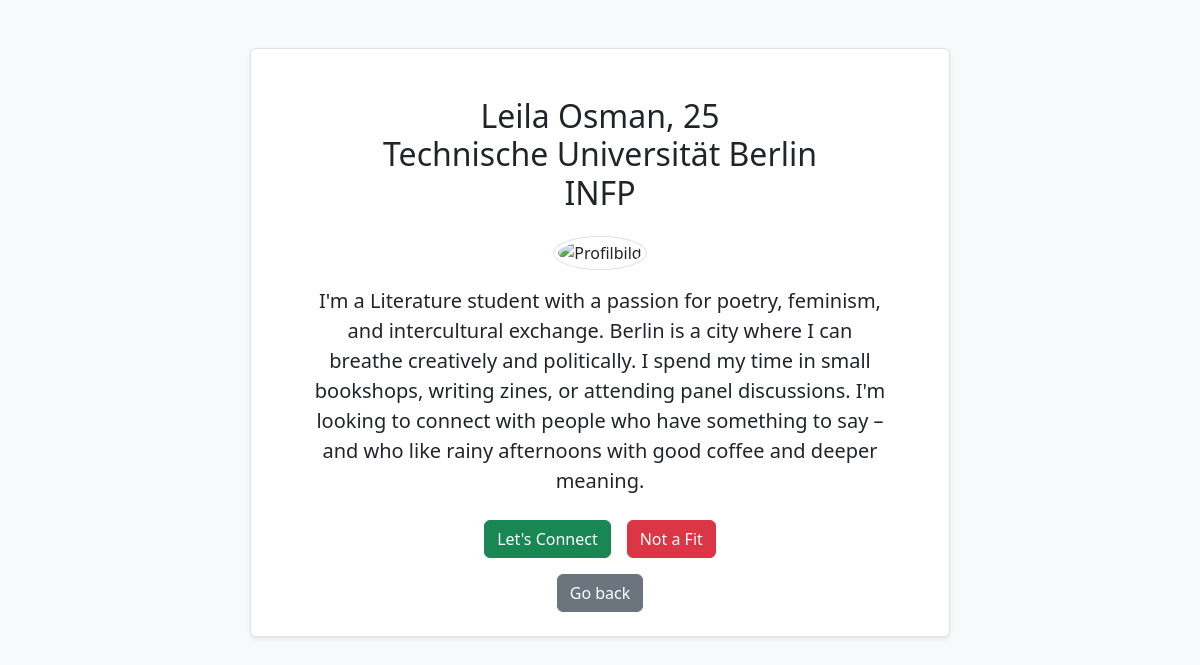
Page /matching on the committed database.
### models.py (models this page shows)
class User(db.Model):
    __tablename__ = 'user'
    user_id = db.Column(db.Integer, primary_key=True)
    uni_id = db.Column(db.Integer, db.ForeignKey('university.uni_id'))
    name = db.Column(db.Text, nullable=False)
    email = db.Column(db.Text, unique=True, nullable=False)
    password = db.Column(db.Text, nullable=False)
    birth_date = db.Column(db.Date, nullable=False)
    created_at = db.Column(db.Date, default=date.today)
    profile_picture = db.Column(db.LargeBinary, nullable=False)
    description = db.Column(db.Text, nullable=False, default="")
    university = db.relationship('University', backref='students', lazy=True)
    personality_result = db.relationship('PersonalityResult', uselist=False, backref='user')

class University(db.Model):
    __tablename__ = 'university'
    uni_id = db.Column(db.Integer, primary_key=True)
    name = db.Column(db.Text, nullable=False)
    short_name = db.Column(db.Text)
    location = db.Column(db.Text)

class PersonalityResult(db.Model):
    __tablename__ = 'personality_result'
    result_id = db.Column(db.Integer, primary_key=True)
    user_id = db.Column(db.Integer, db.ForeignKey('user.user_id'), unique=True)
    vec_ei = db.Column(db.Float)
    vec_sn = db.Column(db.Float)
    vec_tf = db.Column(db.Float)
    vec_jp = db.Column(db.Float)
    mbti_type = db.Column(db.Text)
    completed_at = db.Column(db.Date)

### routes/route_matching.py (the view, shortened to what this page needs)
@main_bp.route('/matching', methods=['GET', 'POST'])
def matching():
     curr_user_id = session.get('user_id')
     user= match_dao.get_random_user(curr_user_id)
     age = calculate_age(user.birth_date)
     personality_sore = personality_dao.get_type_by_uid(user.user_id)
     form=CreateMatchingForm()
     return render_template('matching.html', user=user,age=age,personality_sore=personality_sore,form=form)

### forms/form_matching.py
class CreateMatchingForm(FlaskForm):
    yes = SubmitField("Let's Connect")
    no = SubmitField('Not a Fit')
    back = SubmitField('Go back')

### dao/match_dao.py (called while the page is built)
    @classmethod
    def get_random_user(cls, current_user_id):
        return User.query.filter(User.user_id != current_user_id).order_by(func.random()).first()

### dao/personality_dao.py (called while the page is built)
    @classmethod
    def get_by_uid(cls, user_id: int) -> PersonalityResult:
        return PersonalityResult.query.filter_by(user_id=user_id).first()

    @classmethod
    def get_type_by_uid(cls, user_id: int) -> str | None:
        result = cls.get_by_uid(user_id)
        return result.mbti_type if result else None

### services/user_service.py (called while the page is built)
def calculate_age(birth_date):
    today = date.today()
    return today.year - birth_date.year - ((today.month, today.day) < (birth_date.month, birth_date.day))

### templates/matching.html (shortened to what this page needs)
{% extends 'base.html' %}
{% block header %}
    <h2 class="text-center mt-4">
        {% block title %}
            {{ user.name }}, {{ age }}<br>
            {{ user.university.name }}<br>
            {{ personality_sore }}
        {% endblock %}
    </h2>
{% endblock %}
{% block content %}
<div class="container mt-4" style="max-width: 600px;">
    <div class="text-center mb-3">
        <img src="{{ url_for('main.profile_picture', user_id=user.user_id) }}" alt="Profilbild" class="rounded-circle img-thumbnail" width="200" height="200">
    </div>
    <div class="mb-4 text-center">
        <p class="lead">{{ user.description }}</p>
    </div>
    <form method="post">
        <div class="d-flex justify-content-center gap-3 mb-3">
            {{ form.yes(class="btn btn-success") }}
            {{ form.no(class="btn btn-danger") }}
        </div>
        <div class="text-center">
            {{ form.back(class="btn btn-secondary") }}
        </div>
    </form>
</div>
{% endblock %}

### rows in the picture
User: name "Leila Osman", description "I'm a Literature student with a passion for poetry, feminism, and intercultural exchange. Berlin is a city where I can breathe creatively and politically. I spend my time in small bookshops, writing zines, or attending panel discussions. I'm looking to connect with people who have something to say – and who like rainy afternoons with good coffee and deeper meaning."
University: university.name "Technische Universität Berlin"
PersonalityResult: mbti_type "INFP"

### other values in the picture
{{ age }} "25"
